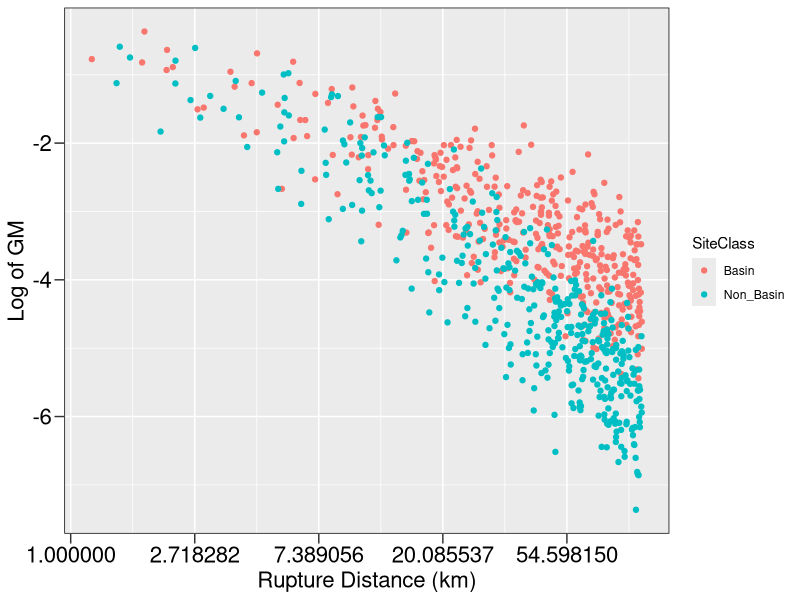
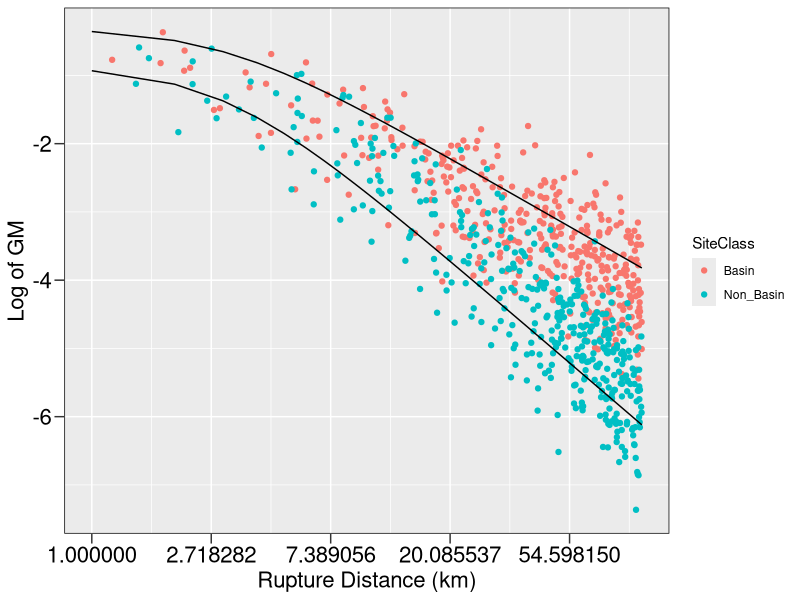

Write R code to recreate these figures, in order.
#Grace Parker
#March 8, 2023
#Want to create a simulated example of fitting a mixed-effects path model

libs <- c("ggplot2","lme4")
lapply(libs, require, character.only = T)

# Simulate dataset with two site classes and 40 stations ------------------
nquakes <- 20
nstations <- 40

#Set up dataframe
simulated.data <- data.frame(EQID = rep(seq(1,nquakes,by = 1),nstations))
simulated.data$EQID <- simulated.data$EQID[order(simulated.data$EQID)] 
simulated.data$StationID <- rep(seq(1,nstations,by = 1),nquakes)
simulated.data <- simulated.data[order(simulated.data$StationID),] 

#Assign half the stations as basin and half as non-basin
simulated.data$SiteClass[1:400] <- "Basin"
simulated.data$SiteClass[401:800] <- "Non_Basin"

#Define distances for each record using U(1,100) km
simulated.data$Rrups <- runif(nquakes*nstations, min = 1, max = 100)

#Define median ground motion, with arbitrary intercept and 1/R geometrical spreading for basin sites, 1/R^1.5 for non-basin sites, h = 3km
h <- 3
simulated.data$Rs <- sqrt(simulated.data$Rrups^2 + h^2)
simulated.data$GMs_mean[1:400] <- 0.4 -1*log(simulated.data$Rs[1:400])
simulated.data$GMs_mean[401:800] <- 1.1 -1.5*log(simulated.data$Rs[401:800])

#Define event terms and site terms and epsilon
for(i in 1:nquakes){
  simulated.data$ET[simulated.data$EQID == i] <- rnorm(1,mean = 0, sd = 0.2)
}
for(j in 1:nstations){
  simulated.data$ST[simulated.data$StationID == j] <- rnorm(1,mean = 0, sd = 0.4)
}
simulated.data$epsilon <- rnorm(length(simulated.data$EQID), mean = 0, sd = 0.2)

#Now add it up
simulated.data$GMs_total <- simulated.data$GMs_mean + simulated.data$ET + simulated.data$ST + simulated.data$epsilon

#Plot for sanity check
data.plot <- ggplot() + 
  geom_point(aes(x= Rrups, y = GMs_total, color = SiteClass),
             data = simulated.data) +
  scale_x_continuous(trans = "log") +
  ylab("Log of GM") +
  xlab("Rupture Distance (km)") + 
  theme(axis.title.x = element_text(size = 16),
        axis.title.y = element_text(size = 16),
        axis.text.x = element_text(size = 16, color = "black"),
        axis.text.y = element_text(size = 16,color = "black"),
        axis.ticks.length=unit(.25, "cm"),
        panel.border = element_rect(colour = "black", fill=NA, size=0.5))
data.plot

# Fit mixed-effect model to data ------------------------------------------

#Define column with logR to fit to
simulated.data$logR <- log(simulated.data$Rs)

#Leading 1 = fixed effect intercept, (1|EQID) = event term, (1|StationId) is site term, 
#1 + logR|site class fits an intercept (1) and slope (logR) for the basin and non-basin sites (based on SiteClass)
ctrl = lmerControl(optimizer = "Nelder_Mead")
fit <- lmer(GMs_total ~  1 + (1|EQID) + (1|StationID) + (0+ logR|SiteClass),
                data = simulated.data,
                control = ctrl)
summary(fit)
FE <- fixef(fit)
RanR <- as.data.frame(ranef(fit, condVar = T))

#Add model line to plot
Rrup <- seq(1,100,by = 1)
R <- sqrt(h^2 + Rrup^2)
logR <- log(R)

basin.line <- FE + RanR$condval[RanR$term == "logR" & RanR$grp =="Basin"]*logR
nonbasin.line <- FE + RanR$condval[RanR$term == "logR" & RanR$grp =="Non_Basin"]*logR

data.plot +
  geom_line(aes(x = Rrup, y = basin.line)) +
  geom_line(aes(x = Rrup, y = nonbasin.line))
